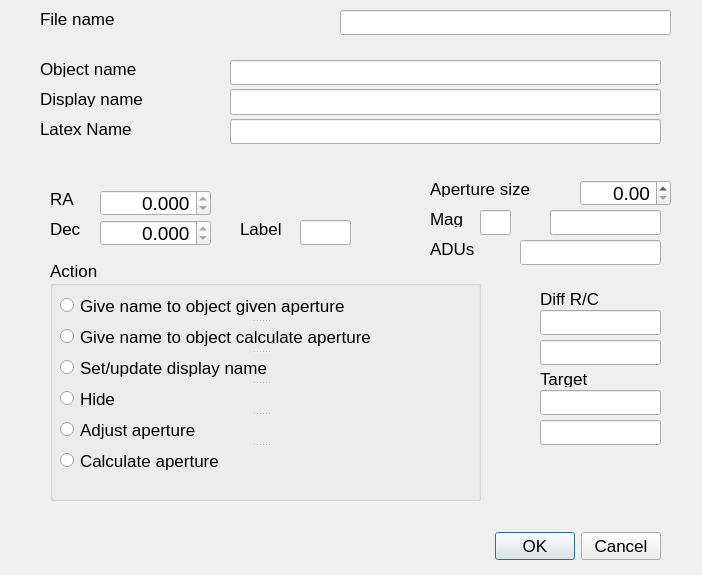
<?xml version="1.0" encoding="UTF-8"?>
<ui version="4.0">
 <class>markobj</class>
 <widget class="QDialog" name="markobj">
  <property name="geometry">
   <rect>
    <x>0</x>
    <y>0</y>
    <width>702</width>
    <height>575</height>
   </rect>
  </property>
  <property name="font">
   <font>
    <pointsize>13</pointsize>
   </font>
  </property>
  <property name="windowTitle">
   <string>Mark object</string>
  </property>
  <widget class="QDialogButtonBox" name="buttonBox">
   <property name="geometry">
    <rect>
     <x>320</x>
     <y>530</y>
     <width>341</width>
     <height>32</height>
    </rect>
   </property>
   <property name="orientation">
    <enum>Qt::Horizontal</enum>
   </property>
   <property name="standardButtons">
    <set>QDialogButtonBox::Cancel|QDialogButtonBox::Ok</set>
   </property>
  </widget>
  <widget class="QLineEdit" name="filename">
   <property name="geometry">
    <rect>
     <x>340</x>
     <y>10</y>
     <width>331</width>
     <height>25</height>
    </rect>
   </property>
   <property name="toolTip">
    <string>This is the file name</string>
   </property>
   <property name="readOnly">
    <bool>true</bool>
   </property>
  </widget>
  <widget class="QLineEdit" name="objectname">
   <property name="geometry">
    <rect>
     <x>230</x>
     <y>60</y>
     <width>431</width>
     <height>25</height>
    </rect>
   </property>
   <property name="toolTip">
    <string>This is the name of the object in the database</string>
   </property>
  </widget>
  <widget class="QLineEdit" name="dispname">
   <property name="geometry">
    <rect>
     <x>230</x>
     <y>89</y>
     <width>431</width>
     <height>26</height>
    </rect>
   </property>
   <property name="toolTip">
    <string>&lt;html&gt;&lt;head/&gt;&lt;body&gt;&lt;p&gt;This is the display name of the object in the database, usually the same as the object name.&lt;/p&gt;&lt;/body&gt;&lt;/html&gt;</string>
   </property>
  </widget>
  <widget class="QDoubleSpinBox" name="radeg">
   <property name="geometry">
    <rect>
     <x>100</x>
     <y>190</y>
     <width>111</width>
     <height>26</height>
    </rect>
   </property>
   <property name="font">
    <font>
     <pointsize>14</pointsize>
    </font>
   </property>
   <property name="toolTip">
    <string>Right Ascension in degrees</string>
   </property>
   <property name="alignment">
    <set>Qt::AlignRight|Qt::AlignTrailing|Qt::AlignVCenter</set>
   </property>
   <property name="readOnly">
    <bool>true</bool>
   </property>
   <property name="decimals">
    <number>3</number>
   </property>
   <property name="maximum">
    <double>359.999000000000024</double>
   </property>
  </widget>
  <widget class="QDoubleSpinBox" name="decdeg">
   <property name="geometry">
    <rect>
     <x>100</x>
     <y>220</y>
     <width>111</width>
     <height>26</height>
    </rect>
   </property>
   <property name="font">
    <font>
     <pointsize>14</pointsize>
    </font>
   </property>
   <property name="toolTip">
    <string>Declination in degrees</string>
   </property>
   <property name="alignment">
    <set>Qt::AlignRight|Qt::AlignTrailing|Qt::AlignVCenter</set>
   </property>
   <property name="readOnly">
    <bool>true</bool>
   </property>
   <property name="decimals">
    <number>3</number>
   </property>
   <property name="minimum">
    <double>-90.000000000000000</double>
   </property>
   <property name="maximum">
    <double>90.000000000000000</double>
   </property>
  </widget>
  <widget class="QDoubleSpinBox" name="apsize">
   <property name="geometry">
    <rect>
     <x>580</x>
     <y>180</y>
     <width>91</width>
     <height>26</height>
    </rect>
   </property>
   <property name="font">
    <font>
     <pointsize>14</pointsize>
    </font>
   </property>
   <property name="toolTip">
    <string>Aperture radius in pixels</string>
   </property>
   <property name="alignment">
    <set>Qt::AlignRight|Qt::AlignTrailing|Qt::AlignVCenter</set>
   </property>
   <property name="maximum">
    <double>32.000000000000000</double>
   </property>
   <property name="singleStep">
    <double>0.250000000000000</double>
   </property>
  </widget>
  <widget class="QGroupBox" name="groupBox">
   <property name="geometry">
    <rect>
     <x>50</x>
     <y>260</y>
     <width>431</width>
     <height>241</height>
    </rect>
   </property>
   <property name="title">
    <string>Action</string>
   </property>
   <widget class="QSplitter" name="splitter">
    <property name="geometry">
     <rect>
      <x>10</x>
      <y>32</y>
      <width>401</width>
      <height>182</height>
     </rect>
    </property>
    <property name="orientation">
     <enum>Qt::Vertical</enum>
    </property>
    <widget class="QRadioButton" name="setname">
     <property name="toolTip">
      <string>Give a label to an unidentified object</string>
     </property>
     <property name="text">
      <string>Give name to object given aperture</string>
     </property>
    </widget>
    <widget class="QRadioButton" name="setnamecalc">
     <property name="toolTip">
      <string>Give a label to an unidentified object</string>
     </property>
     <property name="text">
      <string>Give name to object calculate aperture</string>
     </property>
    </widget>
    <widget class="QRadioButton" name="setdispname">
     <property name="toolTip">
      <string>Give a label to an unidentified object</string>
     </property>
     <property name="text">
      <string>Set/update display name</string>
     </property>
    </widget>
    <widget class="QRadioButton" name="hide">
     <property name="toolTip">
      <string>Hide this object</string>
     </property>
     <property name="text">
      <string>Hide</string>
     </property>
    </widget>
    <widget class="QRadioButton" name="apadj">
     <property name="toolTip">
      <string>Adjust aperture for this object</string>
     </property>
     <property name="text">
      <string>Adjust aperture</string>
     </property>
    </widget>
    <widget class="QRadioButton" name="calcaperture">
     <property name="toolTip">
      <string>Calculate aperture for this object</string>
     </property>
     <property name="text">
      <string>Calculate aperture</string>
     </property>
    </widget>
   </widget>
  </widget>
  <widget class="QLabel" name="label_2">
   <property name="geometry">
    <rect>
     <x>40</x>
     <y>10</y>
     <width>191</width>
     <height>17</height>
    </rect>
   </property>
   <property name="text">
    <string>File name</string>
   </property>
  </widget>
  <widget class="QLabel" name="label_3">
   <property name="geometry">
    <rect>
     <x>40</x>
     <y>60</y>
     <width>121</width>
     <height>17</height>
    </rect>
   </property>
   <property name="text">
    <string>Object name</string>
   </property>
  </widget>
  <widget class="QLabel" name="label_4">
   <property name="geometry">
    <rect>
     <x>40</x>
     <y>90</y>
     <width>121</width>
     <height>17</height>
    </rect>
   </property>
   <property name="text">
    <string>Display name</string>
   </property>
  </widget>
  <widget class="QLabel" name="label_5">
   <property name="geometry">
    <rect>
     <x>50</x>
     <y>190</y>
     <width>67</width>
     <height>17</height>
    </rect>
   </property>
   <property name="text">
    <string>RA</string>
   </property>
  </widget>
  <widget class="QLabel" name="label_6">
   <property name="geometry">
    <rect>
     <x>50</x>
     <y>220</y>
     <width>67</width>
     <height>17</height>
    </rect>
   </property>
   <property name="text">
    <string>Dec</string>
   </property>
  </widget>
  <widget class="QLabel" name="label_7">
   <property name="geometry">
    <rect>
     <x>430</x>
     <y>180</y>
     <width>131</width>
     <height>17</height>
    </rect>
   </property>
   <property name="text">
    <string>Aperture size</string>
   </property>
  </widget>
  <widget class="QLabel" name="label">
   <property name="geometry">
    <rect>
     <x>240</x>
     <y>220</y>
     <width>67</width>
     <height>17</height>
    </rect>
   </property>
   <property name="text">
    <string>Label</string>
   </property>
  </widget>
  <widget class="QLineEdit" name="frlab">
   <property name="geometry">
    <rect>
     <x>300</x>
     <y>220</y>
     <width>51</width>
     <height>25</height>
    </rect>
   </property>
   <property name="toolTip">
    <string>This is the label displayed on images</string>
   </property>
   <property name="readOnly">
    <bool>true</bool>
   </property>
  </widget>
  <widget class="QLabel" name="label_8">
   <property name="geometry">
    <rect>
     <x>540</x>
     <y>290</y>
     <width>67</width>
     <height>17</height>
    </rect>
   </property>
   <property name="text">
    <string>Diff R/C</string>
   </property>
  </widget>
  <widget class="QLineEdit" name="rdiff">
   <property name="geometry">
    <rect>
     <x>540</x>
     <y>310</y>
     <width>121</width>
     <height>25</height>
    </rect>
   </property>
   <property name="toolTip">
    <string>&lt;html&gt;&lt;head/&gt;&lt;body&gt;&lt;p&gt;Row difference from expected&lt;/p&gt;&lt;/body&gt;&lt;/html&gt;</string>
   </property>
   <property name="layoutDirection">
    <enum>Qt::RightToLeft</enum>
   </property>
   <property name="alignment">
    <set>Qt::AlignRight|Qt::AlignTrailing|Qt::AlignVCenter</set>
   </property>
   <property name="readOnly">
    <bool>true</bool>
   </property>
  </widget>
  <widget class="QLineEdit" name="cdiff">
   <property name="geometry">
    <rect>
     <x>540</x>
     <y>340</y>
     <width>121</width>
     <height>25</height>
    </rect>
   </property>
   <property name="toolTip">
    <string>&lt;html&gt;&lt;head/&gt;&lt;body&gt;&lt;p&gt;Column difference from expected&lt;/p&gt;&lt;/body&gt;&lt;/html&gt;</string>
   </property>
   <property name="layoutDirection">
    <enum>Qt::RightToLeft</enum>
   </property>
   <property name="alignment">
    <set>Qt::AlignRight|Qt::AlignTrailing|Qt::AlignVCenter</set>
   </property>
   <property name="readOnly">
    <bool>true</bool>
   </property>
  </widget>
  <widget class="QLineEdit" name="tcdiff">
   <property name="geometry">
    <rect>
     <x>540</x>
     <y>420</y>
     <width>121</width>
     <height>25</height>
    </rect>
   </property>
   <property name="layoutDirection">
    <enum>Qt::RightToLeft</enum>
   </property>
   <property name="alignment">
    <set>Qt::AlignRight|Qt::AlignTrailing|Qt::AlignVCenter</set>
   </property>
   <property name="readOnly">
    <bool>true</bool>
   </property>
  </widget>
  <widget class="QLabel" name="label_9">
   <property name="geometry">
    <rect>
     <x>540</x>
     <y>370</y>
     <width>67</width>
     <height>17</height>
    </rect>
   </property>
   <property name="text">
    <string>Target</string>
   </property>
  </widget>
  <widget class="QLineEdit" name="trdiff">
   <property name="geometry">
    <rect>
     <x>540</x>
     <y>390</y>
     <width>121</width>
     <height>25</height>
    </rect>
   </property>
   <property name="layoutDirection">
    <enum>Qt::RightToLeft</enum>
   </property>
   <property name="alignment">
    <set>Qt::AlignRight|Qt::AlignTrailing|Qt::AlignVCenter</set>
   </property>
   <property name="readOnly">
    <bool>true</bool>
   </property>
  </widget>
  <widget class="QLabel" name="label_10">
   <property name="geometry">
    <rect>
     <x>430</x>
     <y>210</y>
     <width>41</width>
     <height>17</height>
    </rect>
   </property>
   <property name="text">
    <string>Mag</string>
   </property>
  </widget>
  <widget class="QLineEdit" name="magname">
   <property name="geometry">
    <rect>
     <x>480</x>
     <y>210</y>
     <width>31</width>
     <height>25</height>
    </rect>
   </property>
   <property name="layoutDirection">
    <enum>Qt::RightToLeft</enum>
   </property>
   <property name="readOnly">
    <bool>true</bool>
   </property>
  </widget>
  <widget class="QLineEdit" name="magvalue">
   <property name="geometry">
    <rect>
     <x>550</x>
     <y>210</y>
     <width>111</width>
     <height>25</height>
    </rect>
   </property>
   <property name="layoutDirection">
    <enum>Qt::RightToLeft</enum>
   </property>
   <property name="alignment">
    <set>Qt::AlignRight|Qt::AlignTrailing|Qt::AlignVCenter</set>
   </property>
   <property name="readOnly">
    <bool>true</bool>
   </property>
  </widget>
  <widget class="QLineEdit" name="curradus">
   <property name="geometry">
    <rect>
     <x>520</x>
     <y>240</y>
     <width>141</width>
     <height>25</height>
    </rect>
   </property>
   <property name="toolTip">
    <string>Current ADU count</string>
   </property>
   <property name="layoutDirection">
    <enum>Qt::RightToLeft</enum>
   </property>
   <property name="alignment">
    <set>Qt::AlignRight|Qt::AlignTrailing|Qt::AlignVCenter</set>
   </property>
   <property name="readOnly">
    <bool>true</bool>
   </property>
  </widget>
  <widget class="QLabel" name="label_11">
   <property name="geometry">
    <rect>
     <x>430</x>
     <y>240</y>
     <width>67</width>
     <height>17</height>
    </rect>
   </property>
   <property name="text">
    <string>ADUs</string>
   </property>
  </widget>
  <widget class="QLabel" name="label_12">
   <property name="geometry">
    <rect>
     <x>40</x>
     <y>120</y>
     <width>121</width>
     <height>17</height>
    </rect>
   </property>
   <property name="text">
    <string>Latex Name</string>
   </property>
  </widget>
  <widget class="QLineEdit" name="latexname">
   <property name="geometry">
    <rect>
     <x>230</x>
     <y>119</y>
     <width>431</width>
     <height>25</height>
    </rect>
   </property>
   <property name="toolTip">
    <string>&lt;html&gt;&lt;head/&gt;&lt;body&gt;&lt;p&gt;This is the Latex name for the object for when we are referring to it in a&lt;/p&gt;&lt;p&gt;Latex file&lt;/p&gt;&lt;/body&gt;&lt;/html&gt;</string>
   </property>
  </widget>
 </widget>
 <tabstops>
  <tabstop>filename</tabstop>
  <tabstop>objectname</tabstop>
  <tabstop>dispname</tabstop>
  <tabstop>latexname</tabstop>
  <tabstop>radeg</tabstop>
  <tabstop>decdeg</tabstop>
  <tabstop>frlab</tabstop>
  <tabstop>setname</tabstop>
  <tabstop>setnamecalc</tabstop>
  <tabstop>setdispname</tabstop>
  <tabstop>hide</tabstop>
  <tabstop>apadj</tabstop>
  <tabstop>calcaperture</tabstop>
  <tabstop>magname</tabstop>
  <tabstop>apsize</tabstop>
  <tabstop>magvalue</tabstop>
  <tabstop>curradus</tabstop>
  <tabstop>rdiff</tabstop>
  <tabstop>cdiff</tabstop>
  <tabstop>trdiff</tabstop>
  <tabstop>tcdiff</tabstop>
 </tabstops>
 <resources/>
 <connections>
  <connection>
   <sender>buttonBox</sender>
   <signal>accepted()</signal>
   <receiver>markobj</receiver>
   <slot>accept()</slot>
   <hints>
    <hint type="sourcelabel">
     <x>248</x>
     <y>254</y>
    </hint>
    <hint type="destinationlabel">
     <x>157</x>
     <y>274</y>
    </hint>
   </hints>
  </connection>
  <connection>
   <sender>buttonBox</sender>
   <signal>rejected()</signal>
   <receiver>markobj</receiver>
   <slot>reject()</slot>
   <hints>
    <hint type="sourcelabel">
     <x>316</x>
     <y>260</y>
    </hint>
    <hint type="destinationlabel">
     <x>286</x>
     <y>274</y>
    </hint>
   </hints>
  </connection>
 </connections>
</ui>
